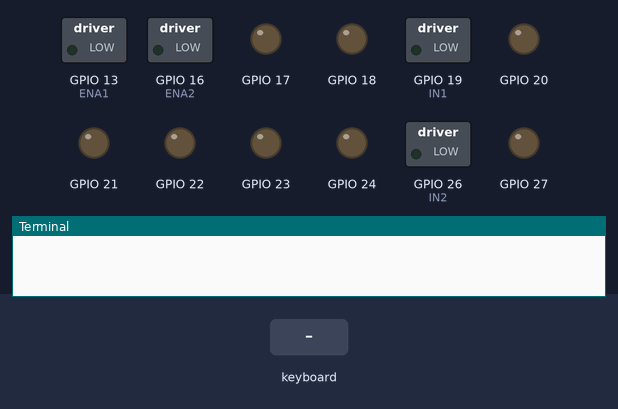
This program was run on a simulated Raspberry Pi (BCM pin numbers). Shown: switched loads named in the program (green lamp = pin HIGH), output pins drawn as LEDs (lit = HIGH), the last lines printed to the terminal. Inputs (shaded band) come from the test bench. Threads take turns every 2 ms.

Above: at 1.2 s.
1.3 s: key "k" typed on the keyboard
At 2.6 s:
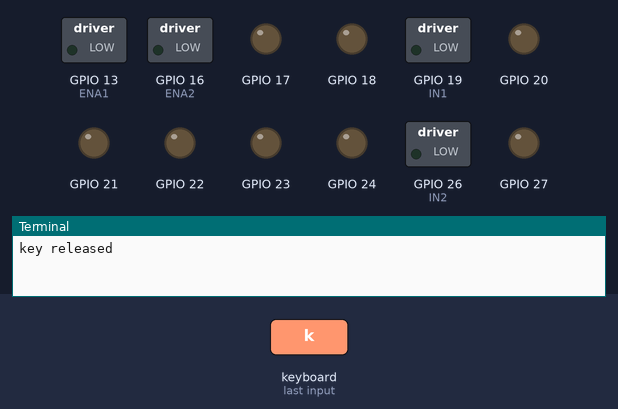
2.9 s: key "j" typed on the keyboard
At 3.8 s:
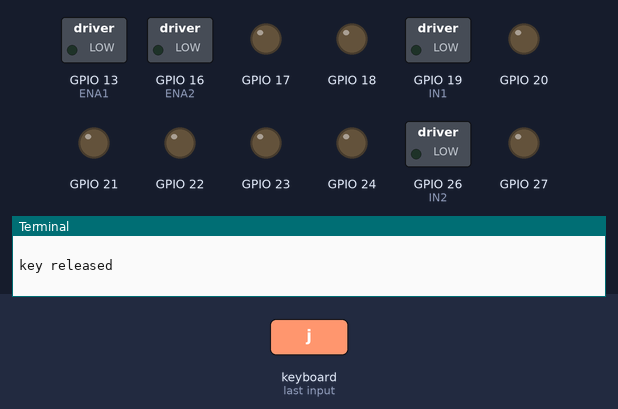
4.5 s: key "h" typed on the keyboard
At 5.1 s:
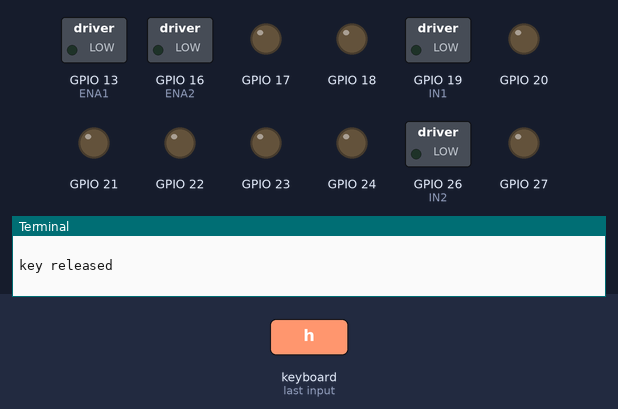
6.1 s: key "l" typed on the keyboard
At 7.4 s:
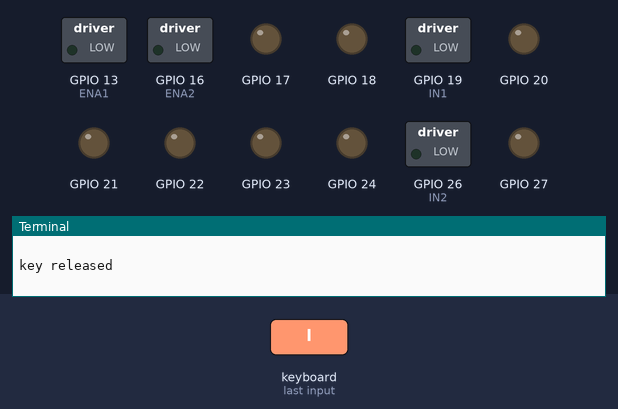
7.7 s: key "a" typed on the keyboard
At 8.7 s:
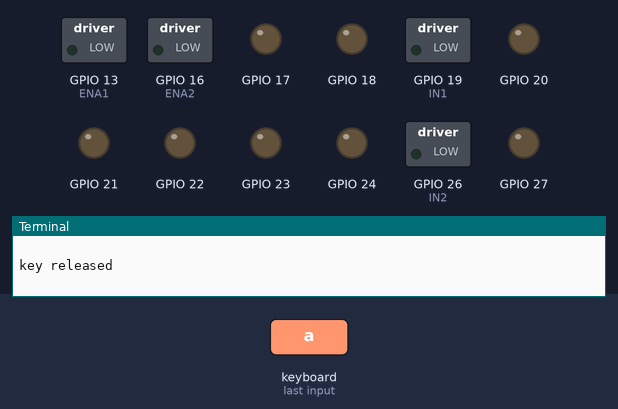
9.3 s: key "f" typed on the keyboard
At 9.9 s:
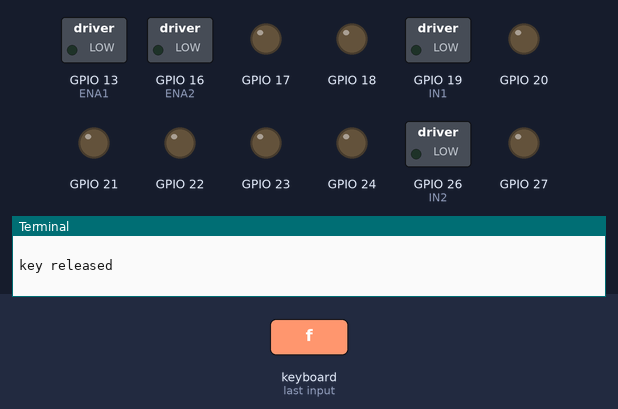
Timing chart, 0 to 11.9 s (numbered marks = the images above; inputs shaded):
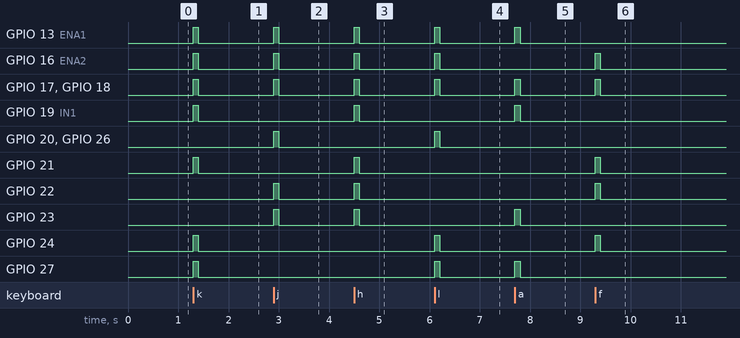

The program:

tyres.py
```python
# -*- coding: utf-8 -*-
import RPi.GPIO as GPIO         # 引入GPIO模块
import time                     # 引入time模块
import threading
from pynput import keyboard

ENA1 = 13                        # 设置GPIO13连接ENA
ENA2 = 16
ENA3 = 17
ENA4 = 18


IN1 = 19                        # 设置GPIO19连接IN1
IN2 = 26                        # 设置GPIO26连接IN2
IN3 = 20
IN4 = 21
IN5 = 27
IN6 = 22
IN7 = 23
IN8 = 24

run_time = 0.1

class Motor:
    def __init__(self, ENA, I1, I2):
        # initiate
        self.ENA = ENA
        self.I1 = I1
        self.I2 = I2


    def setPin(self, enableENA, enableI1, enableI2):
        # initiate GPIO PIN
        GPIO.setmode(GPIO.BCM)
        GPIO.setup(self.ENA, GPIO.OUT)
        GPIO.setup(self.I1, GPIO.OUT)
        GPIO.setup(self.I2, GPIO.OUT)

        GPIO.output(self.ENA, enableENA)
        GPIO.output(self.I1, enableI1)
        GPIO.output(self.I2, enableI2)

    def rest_pin(self):
        # reset GPIO pin
        GPIO.setmode(GPIO.BCM)
        GPIO.setup(self.ENA, GPIO.IN)
        GPIO.setup(self.I1, GPIO.IN)
        GPIO.setup(self.I2, GPIO.IN)

    def forward(self, run_time):
        Motor.setPin(self, True, True, False)
        time.sleep(run_time)
        self.stop_motor()
        self.rest_pin()

    def backward(self, run_time):
        Motor.setPin(self, True, False, True)
        time.sleep(run_time)
        self.stop_motor()
        self.rest_pin()

    def stop_motor(self):
        Motor.setPin(self, False, False, False)

def destory():
    GPIO.cleanup()

def tyre1_move_forward(run_time):
    try:
        # initiation
        GPIO.setmode(GPIO.BCM)
        GPIO.setup(ENA1, GPIO.OUT)
        GPIO.setup(IN1, GPIO.OUT)
        GPIO.setup(IN2, GPIO.OUT)

        GPIO.output(IN1, True)
        GPIO.output(IN2, False)
        GPIO.output(ENA1, True)
        time.sleep(run_time)

    finally:
        #GPIO.setmode(GPIO.BCM)
        GPIO.setup(ENA1, GPIO.OUT)
        GPIO.output(ENA1, False)

        GPIO.output(ENA2, False)

def move_left(run_time):
        # go left
        thread1 = threading.Thread(target=tyre1.forward, args=(run_time,))
        thread2 = threading.Thread(target=tyre2.forward, args=(run_time,))
        thread3 = threading.Thread(target=tyre3.forward, args=(run_time,))
        thread4 = threading.Thread(target=tyre4.forward, args=(run_time,))
        thread1.start()
        thread2.start()
        thread3.start()
        thread4.start()
        thread1.join()
        thread2.join()
        thread3.join()
        thread4.join()

def move_forward(run_time):
        # go forward
        thread1 = threading.Thread(target=tyre1.forward, args=(run_time,))
        thread2 = threading.Thread(target=tyre2.forward, args=(run_time,))
        thread3 = threading.Thread(target=tyre3.backward, args=(run_time,))
        thread4 = threading.Thread(target=tyre4.backward, args=(run_time,))
        thread1.start()
        thread2.start()
        thread3.start()
        thread4.start()
        thread1.join()
        thread2.join()
        thread3.join()
        thread4.join()

def move_right(runtime):
        # go right
        thread5 = threading.Thread(target=tyre1.backward, args=(run_time,))
        thread6 = threading.Thread(target=tyre2.backward, args=(run_time,))
        thread7 = threading.Thread(target=tyre3.backward, args=(run_time,))
        thread8 = threading.Thread(target=tyre4.backward, args=(run_time,))
        thread5.start()
        thread6.start()
        thread7.start()
        thread8.start()
        thread5.join()
        thread6.join()
        thread7.join()
        thread8.join()

def move_backward(runtime):
        # go backward
        thread5 = threading.Thread(target=tyre1.backward, args=(run_time,))
        thread6 = threading.Thread(target=tyre2.backward, args=(run_time,))
        thread7 = threading.Thread(target=tyre3.forward, args=(run_time,))
        thread8 = threading.Thread(target=tyre4.forward, args=(run_time,))
        thread5.start()
        thread6.start()
        thread7.start()
        thread8.start()
        thread5.join()
        thread6.join()
        thread7.join()
        thread8.join()
def turn_left(runtime):
        # turn left
        thread1 = threading.Thread(target=tyre1.forward, args=(run_time,))
        thread3 = threading.Thread(target=tyre3.backward, args=(run_time,))
        thread4 = threading.Thread(target=tyre4.forward, args=(run_time,))
        thread1.start()
        thread3.start()
        thread4.start()
        thread1.join()
        thread3.join()
        thread4.join()

def turn_right(runtime):
        # turn right
        thread2 = threading.Thread(target=tyre2.forward, args=(run_time,))
        thread3 = threading.Thread(target=tyre3.forward, args=(run_time,))
        thread4 = threading.Thread(target=tyre4.backward, args=(run_time,))
        thread2.start()
        thread3.start()
        thread4.start()
        thread2.join()
        thread3.join()
        thread4.join()

def move_forward_1(run_time):
        # go forward
        thread1 = threading.Thread(target=tyre1.forward, args=(run_time,))
        thread1.start()
        thread1.join()

def move_forward_2(run_time):
        # go forward
        thread2 = threading.Thread(target=tyre2.forward, args=(run_time,))
        thread2.start()
        thread2.join()

def move_forward_3(run_time):
        # go forward
        thread3 = threading.Thread(target=tyre3.forward, args=(run_time,))
        thread3.start()
        thread3.join()

def move_forward_4(run_time):
        # go forward
        thread4 = threading.Thread(target=tyre4.forward, args=(run_time,))
        thread4.start()
        thread4.join()

def move_backward_1(run_time):
        # go forward
        thread1 = threading.Thread(target=tyre1.backward, args=(run_time,))
        thread1.start()
        thread1.join()

def print_key(key_value):
    print('key_value')


def get_move(key):
    global run_time
    try:
        if key.char == 'k':
            move_forward(run_time)
        if key.char == 'j':
            move_backward(run_time)
        if key.char == 'h':
            move_left(run_time)
            #move_forward_1(run_time)
        if key.char == 'l':
            #move_backward_1(run_time)
            move_right(run_time)
        if key.char == 'a':
            turn_left(run_time)
        if key.char == 'f':
            turn_right(run_time)
        if key.char == '1':
            move_forward_1(run_time)
        if key.char == '2':
            move_forward_2(run_time)
        if key.char == '3':
            move_forward_3(run_time)
        if key.char == '4':
            move_forward_4(run_time)
    except:
        destory()

def on_release(key):
    print("key released\n")
    if key == keyboard.Key.esc:
        destory()
        return False


if __name__ == '__main__':

    tyre1 = Motor(ENA1, IN1, IN2) #instantiate class
    tyre2 = Motor(ENA2, IN4, IN3)
    tyre3 = Motor(ENA3, IN6, IN5)
    tyre4 = Motor(ENA4, IN7, IN8)

    '''
    while True:
        direction = input("please input direction:")
        get_move(direction, run_time)
    '''
    while True:
        with keyboard.Listener(
                on_press=get_move, on_release=on_release) as listener:
            listener.join()
    print("all done")
```

Measured:
- after the input at 1.3 s, GPIO 13 (ENA1), GPIO 16 (ENA2), GPIO 17, GPIO 18, GPIO 19 (IN1), GPIO 21, GPIO 24, GPIO 27: LOW → HIGH at once, → LOW 0.10 s later
- after the input at 2.9 s, GPIO 13 (ENA1), GPIO 16 (ENA2), GPIO 17, GPIO 18, GPIO 20, GPIO 22, GPIO 23, GPIO 26 (IN2): LOW → HIGH at once, → LOW 0.10 s later
- after the input at 4.5 s, GPIO 13 (ENA1), GPIO 16 (ENA2), GPIO 17, GPIO 18, GPIO 19 (IN1), GPIO 21–23: LOW → HIGH at once, → LOW 0.10 s later
- after the input at 6.1 s, GPIO 13 (ENA1), GPIO 16 (ENA2), GPIO 17, GPIO 18, GPIO 20, GPIO 24, GPIO 26 (IN2), GPIO 27: LOW → HIGH at once, → LOW 0.10 s later
- after the input at 7.7 s, GPIO 13 (ENA1), GPIO 17, GPIO 18, GPIO 19 (IN1), GPIO 23, GPIO 27: LOW → HIGH at once, → LOW 0.10 s later
- after the input at 9.3 s, GPIO 16 (ENA2), GPIO 17, GPIO 18, GPIO 21, GPIO 22, GPIO 24: LOW → HIGH at once, → LOW 0.10 s later
